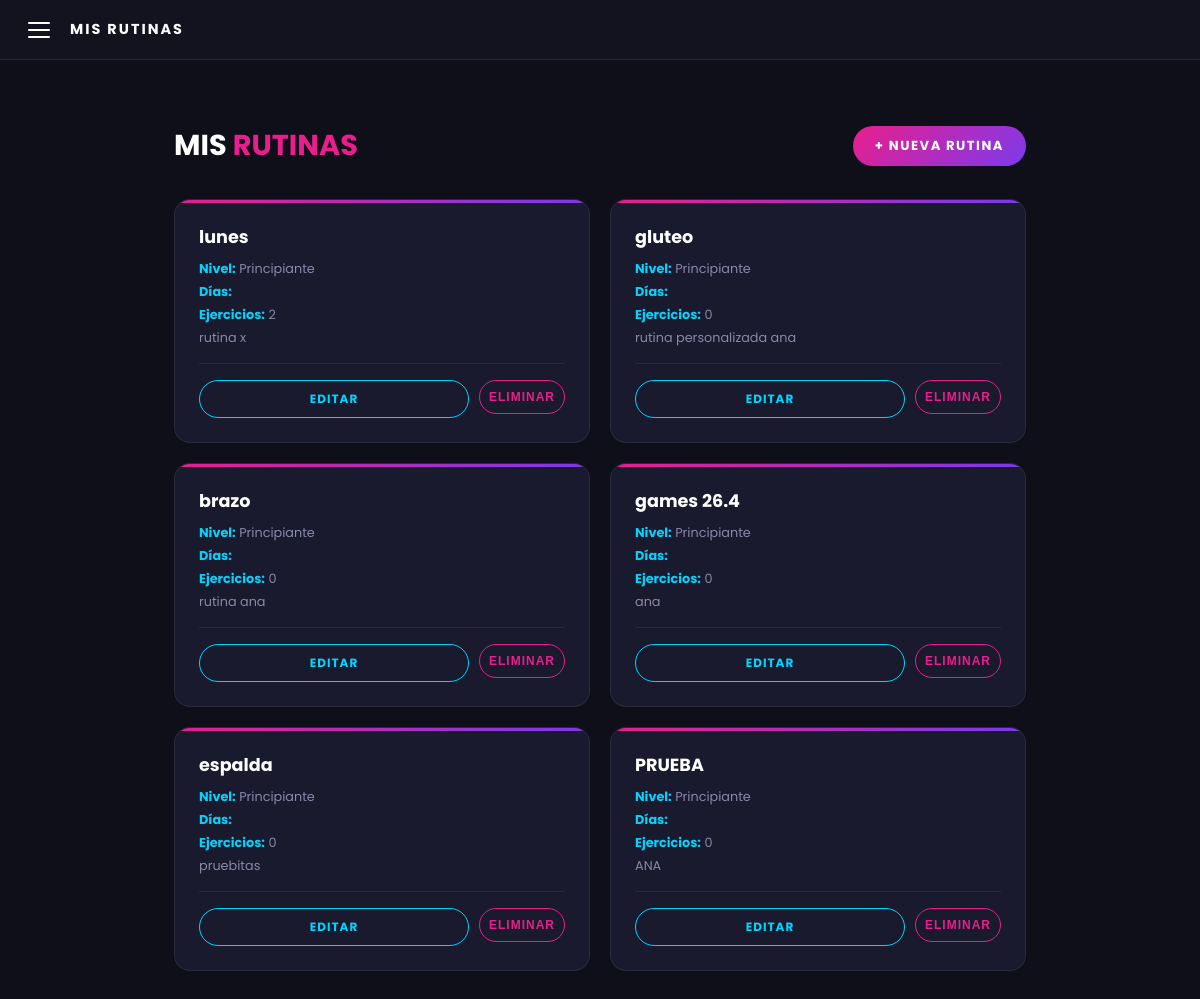
Page /rutinas/ (signed in) on the earlier database version.
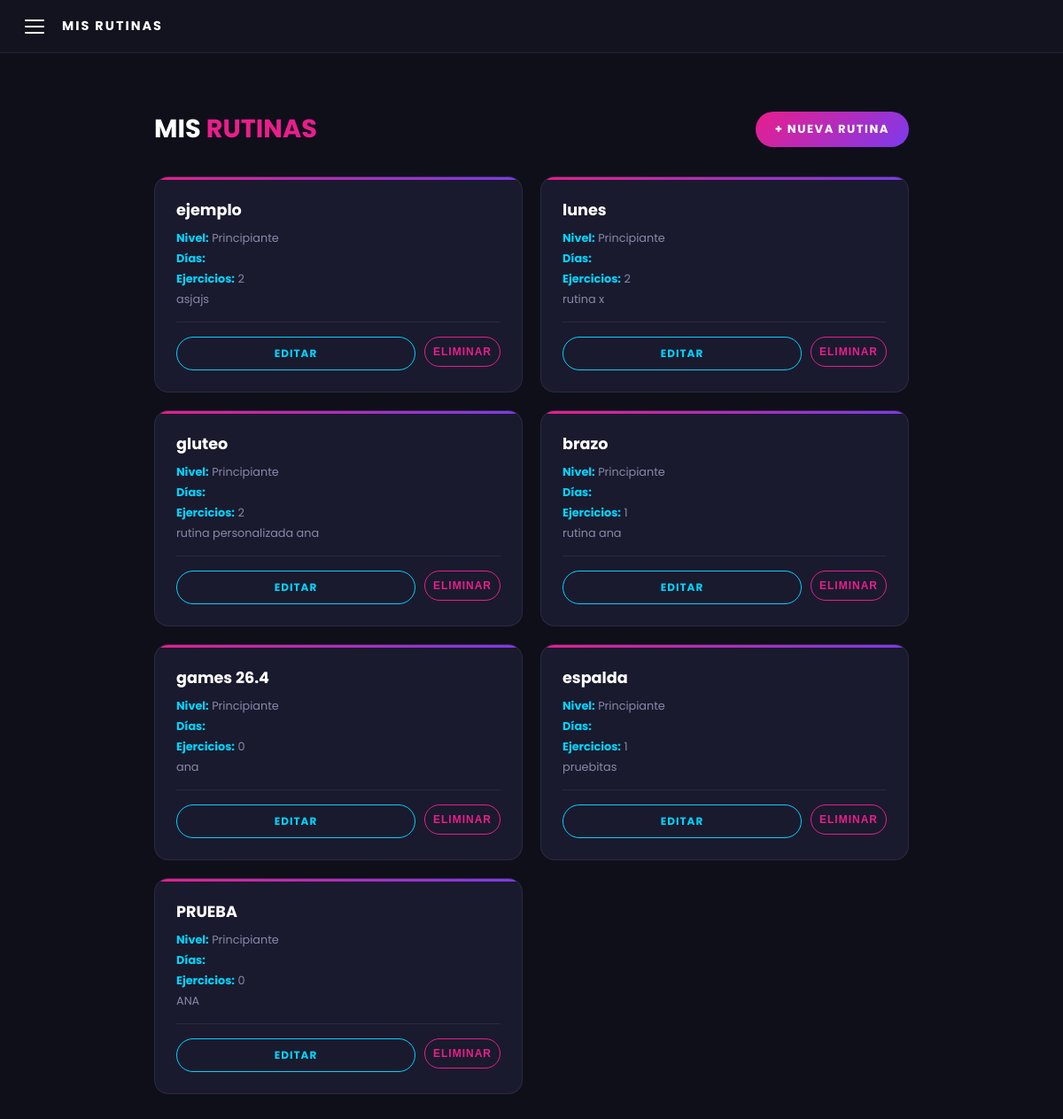
Same page on the later database version.
### rutinas/models.py (models this page shows, shortened)
class Rutina(models.Model):
    TIPO_RUTINA = [
        ('predeterminada', 'Predeterminada'),
        ('personal', 'Personal'),
    ]
    TIPO_ENTRENAMIENTO = [
        ('crossfit',     'CrossFit'),
        ('fuerza',       'Fuerza'),
        ('cardio',       'Cardio'),
        ('funcional',    'Funcional'),
        ('hipertrofia',  'Hipertrofia'),
        ('flexibilidad', 'Flexibilidad'),
    ]
    NIVELES = [
        ('principiante', 'Principiante'),
        ('intermedio',   'Intermedio'),
        ('avanzado',     'Avanzado'),
    ]
    DIAS = [
        ('lun', 'Lunes'),
        ('mar', 'Martes'),
        ('mie', 'Miércoles'),
        ('jue', 'Jueves'),
        ('vie', 'Viernes'),
        ('sab', 'Sábado'),
        ('dom', 'Domingo'),
    ]
    id_rutina = models.AutoField(primary_key=True)
    id_usuario = models.ForeignKey(Usuario, on_delete=models.CASCADE, related_name='rutinas')
    nombre_rutina = models.CharField(max_length=100)
    descripcion = models.TextField(max_length=500, blank=True)
    tipo_rutina = models.CharField(max_length=20, choices=TIPO_RUTINA, default='personal')
    tipo_entrenamiento = models.CharField(max_length=20, choices=TIPO_ENTRENAMIENTO, default='funcional')
    duracion = models.IntegerField(default=45)
    nivel = models.CharField(max_length=20, choices=NIVELES, default='principiante')
    dias = models.CharField(max_length=50, blank=True)
    creada_en = models.DateTimeField(auto_now_add=True)
    fecha_creacion = models.DateTimeField(auto_now_add=True)
    def get_dias_lista(self):
        return self.dias.split(',') if self.dias else []
    def get_dias_display(self):
        dias_dict = dict(self.DIAS)
        return ', '.join([dias_dict.get(d, d) for d in self.get_dias_lista()])

### rutinas/views.py (the view)
# urls.py: path('', views.lista_rutinas, name='lista_rutinas'),
@login_required
def lista_rutinas(request):
    rutinas = Rutina.objects.filter(id_usuario=request.user).order_by('-creada_en')
    return render(request, 'rutinas/lista.html', {
        'rutinas': rutinas
    })

### templates/rutinas/lista.html (shortened to what this page needs)
{% load static %}
<!DOCTYPE html>
<html lang="es">
<head>
  <link rel="stylesheet" href="https://cdnjs.cloudflare.com/ajax/libs/font-awesome/6.5.0/css/all.min.css">
  <link rel="stylesheet" href="{% static 'css/rutinas.css' %}">
</head>
<body>
  <header class="topbar">
    <label for="sidebar-toggle" class="menu-btn" aria-label="Menú">
      <span></span><span></span><span></span>
    </label>
    <span class="topbar-title">MIS RUTINAS</span>
  </header>
  <main class="main">
    <div class="page-header">
      <h2 class="page-titulo">MIS <span>RUTINAS</span></h2>
      <a href="{% url 'crear_rutina' %}" class="btn-nueva">+ Nueva rutina</a>
    </div>
    {% if rutinas %}
      <div class="rutinas-grid">
        {% for rutina in rutinas %}
        <div class="rutina-card">
          <p class="rutina-card-nombre">{{ rutina.nombre_rutina }}</p>
          <div class="rutina-meta">
            <span><strong>Nivel:</strong> {{ rutina.get_nivel_display }}</span>
            <span><strong>Días:</strong> {{ rutina.get_dias_display }}</span>
            <span><strong>Ejercicios:</strong> {{ rutina.ejercicios.count }}</span>
            {% if rutina.descripcion %}
              <span>{{ rutina.descripcion }}</span>
            {% endif %}
          </div>
          <div class="rutina-acciones">
            <a href="{% url 'editar_rutina' rutina.pk %}" class="btn-editar">Editar</a>
            <form method="POST" action="{% url 'eliminar_rutina' rutina.pk %}">
              <button type="submit" class="btn-eliminar"
                onclick="return confirm('¿Eliminar esta rutina?')">
                Eliminar
              </button>
            </form>
          </div>
        </div>
        {% endfor %}
      </div>
    {% else %}
      <div class="vacio">
        <p>Aún no tienes rutinas creadas.</p>
        <a href="{% url 'crear_rutina' %}" class="btn-nueva">Crea tu primera rutina</a>
      </div>
    {% endif %}
  </main>
</body>
</html>

Differences in the rows shown:
added Rutina: nombre_rutina "ejemplo", nivel "Principiante", ejercicios.count "2", descripcion "asjajs"
computed for Rutina "gluteo": ejercicios.count "0" → "2"
computed for Rutina "brazo": ejercicios.count "0" → "1"
computed for Rutina "espalda": ejercicios.count "0" → "1"
